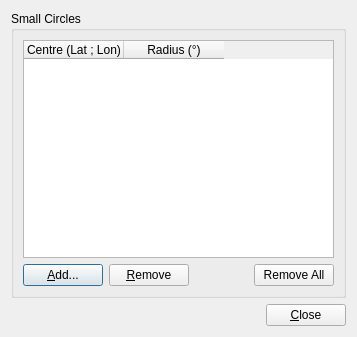
<?xml version="1.0" encoding="UTF-8"?>
<ui version="4.0">
 <class>SmallCircleManager</class>
 <widget class="QDialog" name="SmallCircleManager">
  <property name="geometry">
   <rect>
    <x>0</x>
    <y>0</y>
    <width>357</width>
    <height>337</height>
   </rect>
  </property>
  <property name="windowTitle">
   <string>Small Circle Manager</string>
  </property>
  <layout class="QGridLayout" name="gridLayout">
   <item row="0" column="0">
    <widget class="QGroupBox" name="groupbox_circles">
     <property name="title">
      <string>Small Circles</string>
     </property>
     <layout class="QGridLayout" name="gridLayout_2">
      <item row="0" column="0">
       <widget class="QTableWidget" name="table_circles">
        <property name="alternatingRowColors">
         <bool>true</bool>
        </property>
        <property name="selectionMode">
         <enum>QAbstractItemView::ContiguousSelection</enum>
        </property>
        <property name="selectionBehavior">
         <enum>QAbstractItemView::SelectRows</enum>
        </property>
        <property name="gridStyle">
         <enum>Qt::DashLine</enum>
        </property>
        <property name="rowCount">
         <number>0</number>
        </property>
        <attribute name="horizontalHeaderHighlightSections">
         <bool>false</bool>
        </attribute>
        <attribute name="verticalHeaderHighlightSections">
         <bool>false</bool>
        </attribute>
        <column>
         <property name="text">
          <string>Centre (Lat ; Lon)</string>
         </property>
        </column>
        <column>
         <property name="text">
          <string>Radius (°)</string>
         </property>
        </column>
       </widget>
      </item>
      <item row="1" column="0">
       <layout class="QHBoxLayout" name="horizontalLayout">
        <item>
         <widget class="QPushButton" name="button_add">
          <property name="text">
           <string>&amp;Add...</string>
          </property>
         </widget>
        </item>
        <item>
         <widget class="QPushButton" name="button_remove">
          <property name="text">
           <string>&amp;Remove</string>
          </property>
         </widget>
        </item>
        <item>
         <spacer name="horizontalSpacer">
          <property name="orientation">
           <enum>Qt::Horizontal</enum>
          </property>
          <property name="sizeHint" stdset="0">
           <size>
            <width>40</width>
            <height>20</height>
           </size>
          </property>
         </spacer>
        </item>
        <item>
         <widget class="QPushButton" name="button_remove_all">
          <property name="text">
           <string>Remove All</string>
          </property>
         </widget>
        </item>
       </layout>
      </item>
     </layout>
    </widget>
   </item>
   <item row="1" column="0">
    <layout class="QHBoxLayout" name="horizontalLayout_2">
     <item>
      <spacer name="horizontalSpacer_2">
       <property name="orientation">
        <enum>Qt::Horizontal</enum>
       </property>
       <property name="sizeHint" stdset="0">
        <size>
         <width>40</width>
         <height>20</height>
        </size>
       </property>
      </spacer>
     </item>
     <item>
      <widget class="QPushButton" name="button_close">
       <property name="text">
        <string>&amp;Close</string>
       </property>
      </widget>
     </item>
    </layout>
   </item>
  </layout>
 </widget>
 <tabstops>
  <tabstop>button_add</tabstop>
  <tabstop>button_remove</tabstop>
  <tabstop>button_remove_all</tabstop>
  <tabstop>button_close</tabstop>
  <tabstop>table_circles</tabstop>
 </tabstops>
 <resources/>
 <connections>
  <connection>
   <sender>button_close</sender>
   <signal>clicked()</signal>
   <receiver>SmallCircleManager</receiver>
   <slot>reject()</slot>
   <hints>
    <hint type="sourcelabel">
     <x>551</x>
     <y>307</y>
    </hint>
    <hint type="destinationlabel">
     <x>459</x>
     <y>311</y>
    </hint>
   </hints>
  </connection>
 </connections>
</ui>
